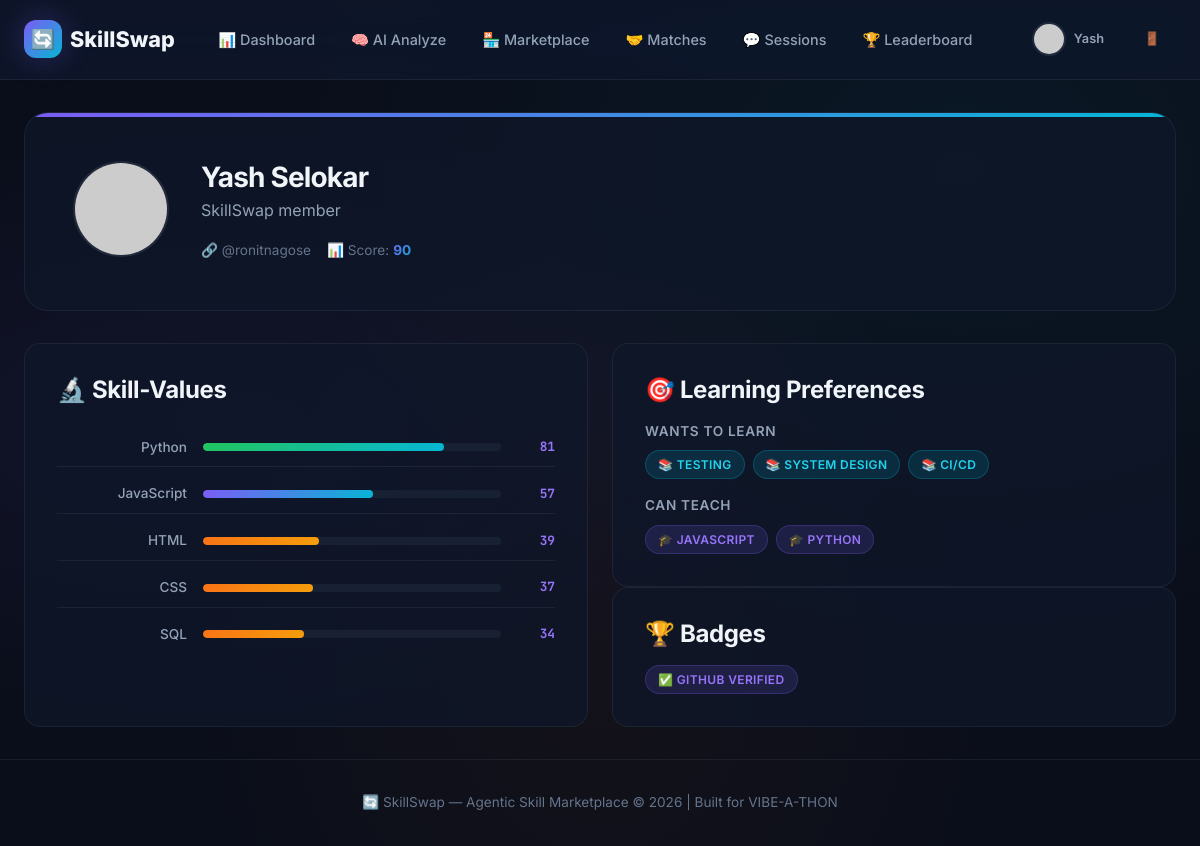
Screenshot of /profile/3 (signed in) with the database file from the repository.
### tables this page shows
CREATE TABLE users (
            id INTEGER PRIMARY KEY AUTOINCREMENT,
            firebase_uid TEXT UNIQUE,
            name TEXT NOT NULL,
            email TEXT UNIQUE NOT NULL,
            photo_url TEXT DEFAULT '',
            college TEXT DEFAULT '',
            city TEXT DEFAULT '',
            bio TEXT DEFAULT '',
            github_username TEXT DEFAULT '',
            avatar_url TEXT DEFAULT '',
            overall_score INTEGER DEFAULT 0,
            want_to_learn TEXT DEFAULT '[]',
            can_teach TEXT DEFAULT '[]',
            availability TEXT DEFAULT 'Flexible',
            created_at TIMESTAMP DEFAULT CURRENT_TIMESTAMP
        );

CREATE TABLE skills (
            id INTEGER PRIMARY KEY AUTOINCREMENT,
            user_id INTEGER NOT NULL,
            skill_name TEXT NOT NULL,
            skill_value INTEGER DEFAULT 0,
            category TEXT DEFAULT 'General',
            verified_via TEXT DEFAULT 'self',
            created_at TIMESTAMP DEFAULT CURRENT_TIMESTAMP,
            FOREIGN KEY (user_id) REFERENCES users(id)
        );

CREATE TABLE badges (
            id INTEGER PRIMARY KEY AUTOINCREMENT,
            user_id INTEGER NOT NULL,
            badge_name TEXT NOT NULL,
            badge_icon TEXT DEFAULT '🏆',
            description TEXT DEFAULT '',
            earned_at TIMESTAMP DEFAULT CURRENT_TIMESTAMP,
            FOREIGN KEY (user_id) REFERENCES users(id)
        );

### app.py (the view)
@app.route('/profile/<int:user_id>')
@login_required
def view_profile(user_id):
    db = get_db()
    user = db.execute('SELECT * FROM users WHERE id = ?', (user_id,)).fetchone()
    if not user:
        flash('User not found.', 'error')
        return redirect(url_for('marketplace'))
    user_dict = dict(user)
    user_dict['want_to_learn'] = json.loads(user['want_to_learn']) if user['want_to_learn'] else []
    user_dict['can_teach'] = json.loads(user['can_teach']) if user['can_teach'] else []
    skills = db.execute('SELECT * FROM skills WHERE user_id = ? ORDER BY skill_value DESC', (user_id,)).fetchall()
    reviews = db.execute('''
        SELECT r.*, u.name as reviewer_name FROM reviews r
        JOIN users u ON r.reviewer_id = u.id
        JOIN sessions s ON r.session_id = s.id
        JOIN matches m ON s.match_id = m.id
        WHERE m.user1_id = ? OR m.user2_id = ?
        ORDER BY r.created_at DESC LIMIT 10
    ''', (user_id, user_id)).fetchall()
    badges = db.execute('SELECT * FROM badges WHERE user_id = ?', (user_id,)).fetchall()
    current_user = get_current_user()
    return render_template('view_profile.html', profile_user=user_dict, skills=skills,
                         reviews=reviews, badges=badges, user=current_user)

### app.py (called while the page is built)
@app.context_processor
def inject_firebase_config():
    return {'firebase_config': FIREBASE_WEB_CONFIG}

def get_db():
    if 'db' not in g:
        g.db = sqlite3.connect(app.config['DATABASE'])
        g.db.row_factory = sqlite3.Row
        g.db.execute("PRAGMA journal_mode=WAL")
        g.db.execute("PRAGMA foreign_keys=ON")
    return g.db

def login_required(f):
    @wraps(f)
    def decorated(*args, **kwargs):
        if 'user_id' not in session:
            flash('Please login first.', 'warning')
            return redirect(url_for('login'))
        db = get_db()
        user = db.execute('SELECT id FROM users WHERE id = ?', (session['user_id'],)).fetchone()
        if not user:
            session.clear()
            flash('Session expired. Please sign in again.', 'warning')
            return redirect(url_for('login'))
        return f(*args, **kwargs)
    return decorated

def get_current_user():
    if 'user_id' not in session:
        return None
    db = get_db()
    user = db.execute('SELECT * FROM users WHERE id = ?', (session['user_id'],)).fetchone()
    if not user:
        session.clear()  # Auto-clear stale session
    return user

### templates/view_profile.html (shortened to what this page needs)
{% extends "base.html" %}
{% block content %}
<div class="container">
    <div class="profile-header fade-in">
        {% if profile_user.avatar_url %}
        <img src="{{ profile_user.avatar_url }}" alt="Avatar" class="avatar avatar-xl">
        {% else %}
        <div class="avatar-placeholder avatar-xl" style="width:96px; height:96px; font-size:2.5rem;">{{ profile_user.name[0] }}</div>
        {% endif %}
        <div class="profile-info" style="flex:1;">
            <div class="flex-between" style="flex-wrap:wrap; gap:var(--space-md);">
                <div>
                    <h1>{{ profile_user.name }}</h1>
                    <p style="margin-top:0.25rem;">{{ profile_user.bio or 'SkillSwap member' }}</p>
                </div>
            </div>
            <div class="profile-meta">
                {% if profile_user.github_username %}
                <span class="profile-meta-item">
                    <a href="https://github.com/{{ profile_user.github_username }}" target="_blank" style="color:var(--text-muted);">
                        🔗 @{{ profile_user.github_username }}
                    </a>
                </span>
                {% endif %}
                <span class="profile-meta-item">📊 Score: <strong class="text-gradient">{{ profile_user.overall_score or 0 }}</strong></span>
            </div>
        </div>
    </div>
    <div class="grid-2">
        <div class="card-flat fade-in stagger-1">
            <h3 style="margin-bottom:var(--space-lg);">🔬 Skill-Values</h3>
            {% if skills %}
            {% for skill in skills %}
            <div class="skill-bar">
                <span class="skill-bar-name">{{ skill.skill_name }}</span>
                <div class="skill-bar-track">
                    <div class="skill-bar-fill" style="width:{{ skill.skill_value }}%; background:{% if skill.skill_value >= 80 %}var(--gradient-success){% elif skill.skill_value >= 50 %}var(--gradient-primary){% else %}var(--gradient-warm){% endif %};"></div>
                </div>
                <span class="skill-bar-value">{{ skill.skill_value }}</span>
            </div>
            {% endfor %}
            {% else %}
            <p class="text-muted">No skills analyzed yet.</p>
            {% endif %}
        </div>
        <div class="flex-col gap-lg">
            <div class="card-flat fade-in stagger-2">
                <h3 style="margin-bottom:var(--space-md);">🎯 Learning Preferences</h3>
                {% if profile_user.want_to_learn and profile_user.want_to_learn|length > 0 %}
                <div style="margin-bottom:var(--space-md);">
                    <p class="form-label" style="margin-bottom:var(--space-sm);">Wants to Learn</p>
                    <div class="flex flex-wrap gap-sm">
                        {% for skill in profile_user.want_to_learn %}
                        <span class="badge badge-accent">📚 {{ skill }}</span>
                        {% endfor %}
                    </div>
                </div>
                {% endif %}
                {% if profile_user.can_teach and profile_user.can_teach|length > 0 %}
                <div>
                    <p class="form-label" style="margin-bottom:var(--space-sm);">Can Teach</p>
                    <div class="flex flex-wrap gap-sm">
                        {% for skill in profile_user.can_teach %}
                        <span class="badge badge-primary">🎓 {{ skill }}</span>
                        {% endfor %}
                    </div>
                </div>
                {% endif %}
            </div>
            {% if badges %}
            <div class="card-flat fade-in stagger-3">
                <h3 style="margin-bottom:var(--space-md);">🏆 Badges</h3>
                <div class="flex flex-wrap gap-sm">
                    {% for badge in badges %}
                    <span class="badge badge-primary" title="{{ badge.description }}">{{ badge.badge_icon }} {{ badge.badge_name }}</span>
                    {% endfor %}
                </div>
            </div>
            {% endif %}
        </div>
    </div>
</div>
{% endblock %}

### templates/base.html (shortened to what this page needs)
<!DOCTYPE html>
<html lang="en">
<head>
    <link rel="stylesheet" href="{{ url_for('static', filename='css/style.css') }}">
</head>
<body>
    {% if user %}
    <nav class="navbar" id="main-nav">
        <div class="container">
            <a href="{{ url_for('dashboard') }}" class="nav-brand">
                <span class="nav-brand-icon">🔄</span>
                SkillSwap
            </a>
            <ul class="nav-links" id="nav-links">
                <li><a href="{{ url_for('dashboard') }}" class="{% if request.endpoint == 'dashboard' %}active{% endif %}">📊 Dashboard</a></li>
                <li><a href="{{ url_for('analyze') }}" class="{% if request.endpoint == 'analyze' %}active{% endif %}">🧠 AI Analyze</a></li>
                <li><a href="{{ url_for('marketplace') }}" class="{% if request.endpoint == 'marketplace' %}active{% endif %}">🏪 Marketplace</a></li>
                <li><a href="{{ url_for('matches') }}" class="{% if request.endpoint == 'matches' %}active{% endif %}">🤝 Matches</a></li>
                <li><a href="{{ url_for('sessions') }}" class="{% if request.endpoint == 'sessions' %}active{% endif %}">💬 Sessions</a></li>
                <li><a href="{{ url_for('leaderboard') }}" class="{% if request.endpoint == 'leaderboard' %}active{% endif %}">🏆 Leaderboard</a></li>
            </ul>
            <div class="nav-user">
                <a href="{{ url_for('profile') }}" class="btn btn-ghost btn-sm">
                    {% if user.avatar_url %}
                    <img src="{{ user.avatar_url }}" alt="Avatar" class="nav-avatar">
                    {% else %}
                    <span class="avatar-placeholder avatar-sm" style="font-size:0.7rem;">{{ user.name[0] }}</span>
                    {% endif %}
                    {{ user.name.split(' ')[0] }}
                </a>
                <a href="{{ url_for('logout') }}" class="btn btn-ghost btn-sm" title="Logout">🚪</a>
            </div>
        </div>
    </nav>
    {% endif %}
    <main class="main-content">
        {% block content %}{% endblock %}
    </main>
    {% if user %}
    <footer class="footer">
        <div class="container">
            <p>🔄 SkillSwap — Agentic Skill Marketplace &copy; 2026 | Built for VIBE-A-THON</p>
        </div>
    </footer>
    {% endif %}
</body>
</html>

### rows the page displays
users: name "Yash", name "Yash Selokar", bio "SkillSwap member", github_username "ronitnagose", overall_score "90"
skills: skill_name "Python", skill_value "81"
skills: skill_name "JavaScript", skill_value "57"
skills: skill_name "HTML", skill_value "39"
skills: skill_name "CSS", skill_value "37"
skills: skill_name "SQL", skill_value "34"
badges: badge_icon "✅", badge_name "GITHUB VERIFIED"

### other values shown
{{ skill }} "TESTING" "SYSTEM DESIGN" "CI/CD"
{{ skill }} "JAVASCRIPT" "PYTHON"
